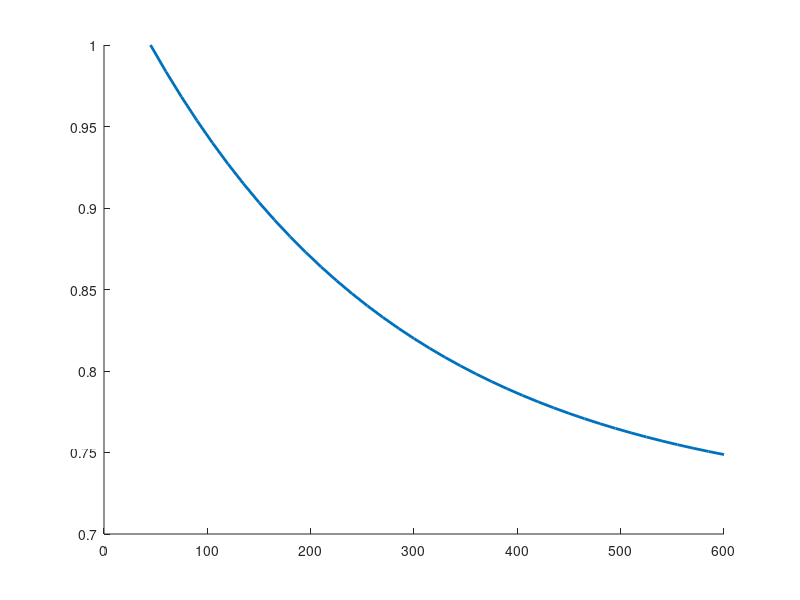

Source code (MATLAB): (Note: this script raises an error after producing the figure.)

prob = [ ...
    0.270600109  0.270670548  0.180494004  0.090270494  0.036117597;
    0.223220635  0.263062460  0.206677004  0.121783009  0.057407843;
    0.186919266  0.247913839  0.219207908  0.145369376  0.077122238;
    0.366850062  0.170034183  0.052540309  0.012176158  0.002257449
];

toff = [ ...
    2.50E+02  3.59E+05  6.89E+08  1.49E+12  3.42E+15;
    6.67E+01  4.05E+04  3.27E+07  2.98E+10  2.89E+13;
    8.33E+00  9.22E+02  1.35E+05  2.24E+07  3.94E+09;
    8.20E-02  1.09E-01  1.48E-01  2.05E-01  2.89E-01
];

toff_lo = [ ...
    142.857142900000  16599.0952200000  2560594.53400000  444366891         82256695859.0000;
    52.6000000000000  3801.45206100000  363576.199400000  39117679.5500000  4489306967.00000;
    6.25000000000000  77                1214.18440400000  21516.2018400000  406672.764900000;
    0.0575000000000000 0.0596000000000000 0.0618000000000000 0.0641000000000000 0.0665291600000000
];

toff_hi = [ ...
    1000               1484017.76300000  2935422615.00000   6532130000000.00  1.55048000000000e+16;
    90.9090909100000  18731.7382100000  5133753.38400000   1582857761.00000  520568000000.000;
    12.5000000000000  542.023333700000  30980.3425100000   1991816.09100000  136596731.800000;
    0.142857143000000 0.162765739000000 0.186373621000000  0.214454091000000 0.247952875000000
];

frame_rate = 1/15;
dt         = 1/frame_rate;
max_time   = 600;

t0    = 3*dt;                     % 45 s
time0 = 0:dt:max_time;
idx   = time0 >= t0;              % display window
t     = time0(idx);

nMC = 5000;                       % Monte Carlo samples (adjust)
alpha = 0.05;                     % 95% band

figure; hold on

for j = 1:size(prob,1)

    p = prob(j,:);

    % --- Deterministic envelope (guaranteed band)
    D_lo_env = zeros(size(time0));
    D_hi_env = zeros(size(time0));
    for i = 1:size(prob,2)
        D_lo_env = D_lo_env + p(i) * exp(-time0 ./ toff_lo(j,i));
        D_hi_env = D_hi_env + p(i) * exp(-time0 ./ toff_hi(j,i));
    end

    % --- Monte Carlo: choose distribution inside bounds
    % Log-uniform sampling: log(tau) ~ Uniform(log(lo), log(hi))
    logLo = log(toff_lo(j,:));
    logHi = log(toff_hi(j,:));

    % Sample taus: (nMC x nComp)
    taus = exp(logLo + rand(nMC, numel(p)) .* (logHi - logLo));

    % Compute D(t) for each sample (vectorized)
    % Dk(t) = sum_i p_i * exp(-t/tau_i)
    Dmc = zeros(nMC, numel(time0));
    for i = 1:numel(p)
        Dmc = Dmc + p(i) .* exp(-time0 ./ taus(:,i));
    end

    % --- Normalization at first available point (t0), using MEAN curve baseline
    % If you want normalization based on each sample's value at t0, replace this normFactor.
    % Here we normalize everything to the "mean-parameter" curve at t0 if available,
    % otherwise to the midpoint-parameter curve.
    if exist('toff','var') && ~isempty(toff)
        D_mean = zeros(size(time0));
        for i = 1:numel(p)
            D_mean = D_mean + p(i) * exp(-time0 ./ toff(j,i));
        end
    else
        tau_mid = sqrt(toff_lo(j,:) .* toff_hi(j,:)); % geometric midpoint
        D_mean = zeros(size(time0));
        for i = 1:numel(p)
            D_mean = D_mean + p(i) * exp(-time0 ./ tau_mid(i));
        end
    end

    [~, i0] = min(abs(time0 - t0));
    normFactor = max(D_mean(i0), eps);

    D_mean     = D_mean     / normFactor;
    D_lo_env   = D_lo_env   / normFactor;
    D_hi_env   = D_hi_env   / normFactor;
    Dmc_norm   = Dmc        / normFactor;

    % --- Percentile band from MC
    loP = prctile(Dmc_norm(:,idx), 100*(alpha/2), 1);
    hiP = prctile(Dmc_norm(:,idx), 100*(1-alpha/2), 1);

    % --- Plot: mean + MC bounds as dashed (same color)
    h = plot(t, D_mean(idx), 'LineWidth', 2);
    c = h.Color;

    plot(t, loP, '--', 'Color', c, 'LineWidth', 1.2);
    plot(t, hiP, '--', 'Color', c, 'LineWidth', 1.2);

    % Optional: also plot the guaranteed envelope as dotted
    % plot(t, D_lo_env(idx), ':', 'Color', c, 'LineWidth', 1.0);
    % plot(t, D_hi_env(idx), ':', 'Color', c, 'LineWidth', 1.0);

end

xlabel('Time (s)')
ylabel('Normalized bound fraction')
xlim([t0 max_time])
ylim([0 1.05])
grid on
box on
